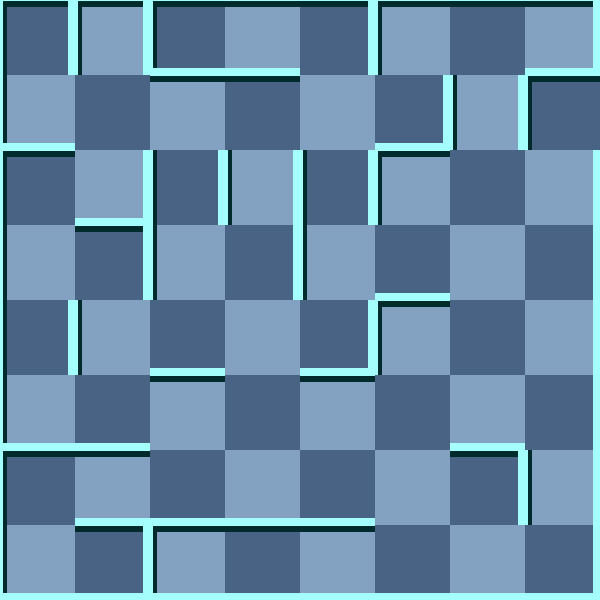

Tiled map render using the project's own tile images. Description and the map definition, with tile-layer contents summarised, below:
An orthogonal 8x8 tile map with 75x75 px tiles, 2 tile layers (background, 块层 1) and 7 objects (Exit, RedMummy, RedScorpion, Player, Key, ...).

<map version="1.0" orientation="orthogonal" width="8" height="8" tilewidth="75" tileheight="75">
 <tileset firstgid="1" name="wall" tilewidth="75" tileheight="75">
  <image source="gfx/wall.png" width="300" height="375" />
  <tile id="0">
   <properties>
    <property name="ValOfWall" value="0" />
   </properties>
  </tile>
  <tile id="1">
   <properties>
    <property name="ValOfWall" value="1" />
   </properties>
  </tile>
  <tile id="2">
   <properties>
    <property name="ValOfWall" value="2" />
   </properties>
  </tile>
  <tile id="3">
   <properties>
    <property name="ValOfWall" value="3" />
   </properties>
  </tile>
  <tile id="4">
   <properties>
    <property name="ValOfWall" value="4" />
   </properties>
  </tile>
  <tile id="5">
   <properties>
    <property name="ValOfWall" value="5" />
   </properties>
  </tile>
  <tile id="6">
   <properties>
    <property name="ValOfWall" value="6" />
   </properties>
  </tile>
  <tile id="7">
   <properties>
    <property name="ValOfWall" value="7" />
   </properties>
  </tile>
  <tile id="8">
   <properties>
    <property name="ValOfWall" value="8" />
   </properties>
  </tile>
  <tile id="9">
   <properties>
    <property name="ValOfWall" value="9" />
   </properties>
  </tile>
  <tile id="10">
   <properties>
    <property name="ValOfWall" value="10" />
   </properties>
  </tile>
  <tile id="11">
   <properties>
    <property name="ValOfWall" value="11" />
   </properties>
  </tile>
  <tile id="12">
   <properties>
    <property name="ValOfWall" value="12" />
   </properties>
  </tile>
  <tile id="13">
   <properties>
    <property name="ValOfWall" value="13" />
   </properties>
  </tile>
  <tile id="14">
   <properties>
    <property name="ValOfWall" value="14" />
   </properties>
  </tile>
  <tile id="15">
   <properties>
    <property name="ValOfWall" value="15" />
   </properties>
  </tile>
  <tile id="18">
   <properties>
    <property name="ValOfWall" value="-1" />
   </properties>
  </tile>
 </tileset>
 <layer name="background" width="8" height="8">
  <data>[64 cells, 64 non-empty, 2 distinct tile ids]</data>
 </layer>
 <layer name="块层 1" width="8" height="8">
  <data>[64 cells, 64 non-empty, 14 distinct tile ids]</data>
 </layer>
 <objectgroup name="对象层 1" width="8" height="8">
  <object name="Exit" x="600" y="75" />
  <object name="RedMummy" x="525" y="75">
   <properties>
    <property name="value" value="21" />
   </properties>
  </object>
  <object name="RedScorpion" x="450" y="300">
   <properties>
    <property name="value" value="25" />
   </properties>
  </object>
  <object name="Player" x="525" y="450">
   <properties>
    <property name="value" value="1" />
   </properties>
  </object>
  <object name="Key" x="300" y="525">
   <properties>
    <property name="value" value="12" />
   </properties>
  </object>
  <object name="Door" x="0" y="375">
   <properties>
    <property name="value" value="2" />
   </properties>
  </object>
  <object name="Trap" x="450" y="150">
   <properties>
    <property name="value" value="8" />
   </properties>
  </object>
 </objectgroup>
</map>
